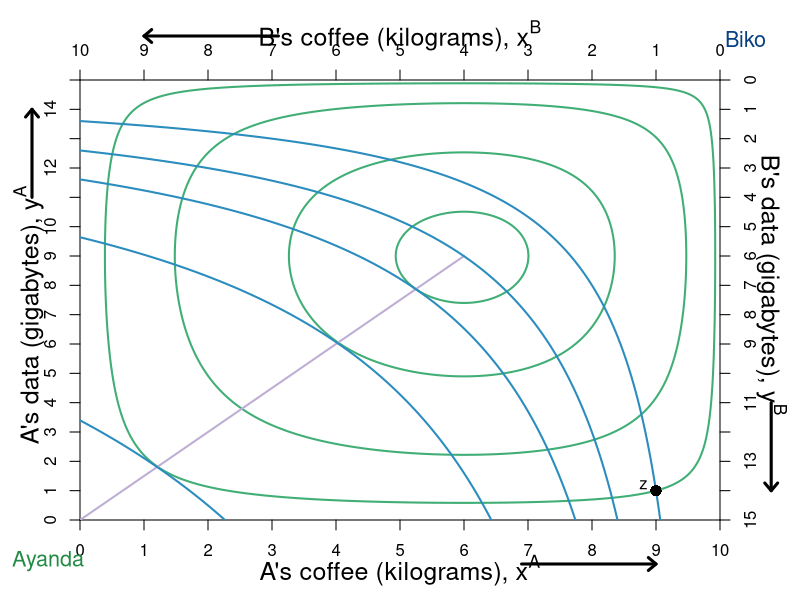

Write the R code that produced this figure.
require(shape)
pdf(file = "property/property_hg_he_powertest_nolabels.pdf", width = 9, height = 7)

#Set parameters for graphics
axislabelsize <- 1.5
graphlinewidth <- 2
namesize <- 1.3

COL <- c("#7fc97f", "#beaed4", "#fdc086", "#ffff99", "#386cb0", "#f0027f", "#bf5b17", "#666666")
COLA <- c("#99d8c9","#66c2a4","#41ae76", "#238b45", "#005824")
COLB <- c("#4eb3d3", "#2b8cbe", "#0868ac","#084081")

par(mar =  c(4, 4, 4, 4))

uA <- function(x, y, alpha = 0.5, lambda = 0.4) {
  (x^(alpha)*y^(1 - alpha))^(1-lambda)*((10 - x)^(alpha)*(15 - y)^(1 - alpha))^lambda
}

uB <- function(x, y) {
  (10 - x)^(0.5)*(15 - y)^(0.5)
}

xlims <- c(0, 10)
ylims <- c(0, 15)

npts <- 501 
x <- seq(xlims[1], xlims[2], length.out = npts)
y <- seq(ylims[1], ylims[2], length.out = npts) 



#For B we need a utility where xA = 5.88, ya = 8.82 => corresponds to 1.618 above

plot(0, 0, xlim = xlims, ylim = ylims, type = "n",
     xlab = expression(paste("")),
     ylab = expression(paste("")), 
     xaxt = "n", 
     yaxt = "n", 
     cex.lab = axislabelsize, 
     bty = "n",
     xaxs="i", 
     yaxs="i")

ticksy <- seq(from = 0, to = 15, by = 1)
ylabels <- seq(from = 0, to = 15, by = 1)
ticksx <- seq(from = 0, to = 10, by = 1)
xlabels <- seq(from = 0, to = 10, by = 1)
axis(1, at = ticksx, pos = 0, labels = xlabels)
axis(2, at = ticksy, pos = 0, labels = ylabels, las = 0)

#a <- c(uA(9,1) - 1, uA(9,1), uA(9,1) + 2, uA(9,1), uA(9,1) + 3, uA(9,1) + 4, uA(9,1) + 5, uA(9,1) + 6, uA(9,1) + 6.6,  uA(9,1) + 7)
a <- c(uA(9,1), uA(9,1) + 1.5, uA(9,1) + 2.5,  uA(9,1) + 2.9)

contour(x, y, 
        outer(x, y, uA),
        drawlabels = FALSE,
        col = COLA[3],
        lwd = graphlinewidth,
        levels = a, 
        xaxs="i", 
        yaxs="i", 
        add = TRUE) 

mtext(expression(paste("A's coffee (kilograms), ", x^A)), side=1, line = 2.5, cex = axislabelsize)
text(-0.8, 7, expression(paste("A's data (gigabytes), ", y^A)), xpd = TRUE, cex = axislabelsize, srt = 90) 

#Add arrows:
arrows(-0.75, 11, -0.75, 14, xpd = TRUE, length=0.1,angle=40,lwd=3)
arrows(6.9, -1.5, 9, -1.5, xpd = TRUE, length=0.1,angle=40,lwd=3)

segments(0, 0, 6, 9, lty = 1, col = COL[2] , lwd = graphlinewidth)
# text(3.8, 4.3, expression("Pareto-efficient"))
# text(3.8, 3.8, expression("Curve"))
#Arrows(3.8, 4.5, 3.8, 5.2, col = "black", lty = 1, lwd = 2, arr.type = "triangle", arr.lwd = 0.5)

#Label the iso-welfare functions for the HG, Aisha
# text(9.75, 9, expression(u[1]^A))
# text(9.3, 9, expression(u[2]^A))
# text(8.2, 9, expression(u[3]^A))
# text(6.8, 9, expression(u[4]^A))

#Label the indifference curves for the HE, Betty
# text(1.3, 13, expression(u[1]^B))
# text(1.3, 11.8, expression(u[2]^B))
# text(1.3, 10.7, expression(u[3]^B))
# text(1.3, 8.4, expression(u[4]^B))
# text(1.3, 1.1, expression(u[5]^B))

#A's bliss point - 3.1073 is the value of u
# points(5.88, 8.82, pch = 16, col = "black", cex = 1.5)
# text(6, 13.5, expression(paste("A's highest u, ", u[max]^A)))
# Arrows(6, 13.2, 6, 9.5, col = "black", lty = 1, lwd = 2, arr.type = "triangle", arr.lwd = 0.5)

#Label point i. 
# points(5, 7.5, pch = 16, col = "black", cex = 1.5)
# text(5, 7.1, expression(paste(i)))
# 

text(-0.5, -1.4, expression("Ayanda"), xpd = TRUE, cex = namesize, col = COLA[4])
text(10.4, 16.4, expression("Biko"), xpd = TRUE, cex = namesize, col = COLB[4])

#Add new plot
par(new = TRUE)

#Use the same x and ylims as previously, but with locations switched
xlims2 <- c(10, 0)
ylims2 <- c(15, 0)

#Leave the ylab and xlab blank to ensure no axes titles
plot(0, 0, xlim = xlims2, ylim = ylims2, type = "n",
     xlab = expression(paste("")),
     ylab = expression(paste("")),
     xaxt = "n", 
     yaxt = "n", 
     cex.lab = 1.3, 
     bty = "n",
     xaxs="i", 
     yaxs="i")

uB <- function(x, y, alpha = 0.5, lambda = 0) {
  (x^(alpha)*y^(1 - alpha))^(1-lambda)*((10 - x)^(alpha)*(15 - y)^(1 - alpha))^lambda
}

b <- c(uB(1,14), uB(1,14) + 1.16, uB(1,14) + 2.08, uB(1,14) + 3.58, uB(1,14) + 7.03)

contour(x, y, 
        outer(x, y, uB),
        drawlabels = FALSE,
        col = COLB[2],
        lwd = graphlinewidth,
        levels = b, 
        add = TRUE
) 


# #Label two points for comparison
points(1, 14, pch = 16, col = "black", cex = 1.5)
text(1.2, 13.8, expression(paste(z)))

# #Label two points for comparison
# points(0.4*10, 0.4*15, pch = 16, col = "black", cex = 1.5)
# text(0.4*10-0.2, 0.4*15-0.2,expression(paste(v)))
# 
# 
# 
# points(8.8, (3/2)*8.8, pch = 16, col = "black", cex = 1.5)
# text(8.8, (3/2)*8.8 - 0.5, expression(paste(j)))
# 
# points(0.4, (3/2)*0.4, pch = 16, col = "black", cex = 1.5)
# text(0.4 + 0.2, (3/2)*0.4 + 0.2, expression(paste(k)))

#Set up axes at sides 3 and 4 (top and right)
axis(side = 3, at = ticksx, pos = 0, labels = xlabels)
axis(side = 4, at = ticksy, pos = 0, labels = ylabels, las = 0)
text(5, -1.5, expression(paste("B's coffee (kilograms), ", x^B)), xpd = TRUE, cex = axislabelsize)
text(-0.8, 7, expression(paste("B's data (gigabytes), ", y^B)), xpd = TRUE, cex = axislabelsize, srt = 270) 

#Add arrows:
arrows(-0.8, 11, -0.8, 14, xpd = TRUE, length=0.1,angle=40,lwd=3)
arrows(6.9, -1.5, 9, -1.5, xpd = TRUE, length=0.1,angle=40,lwd=3)


dev.off()
